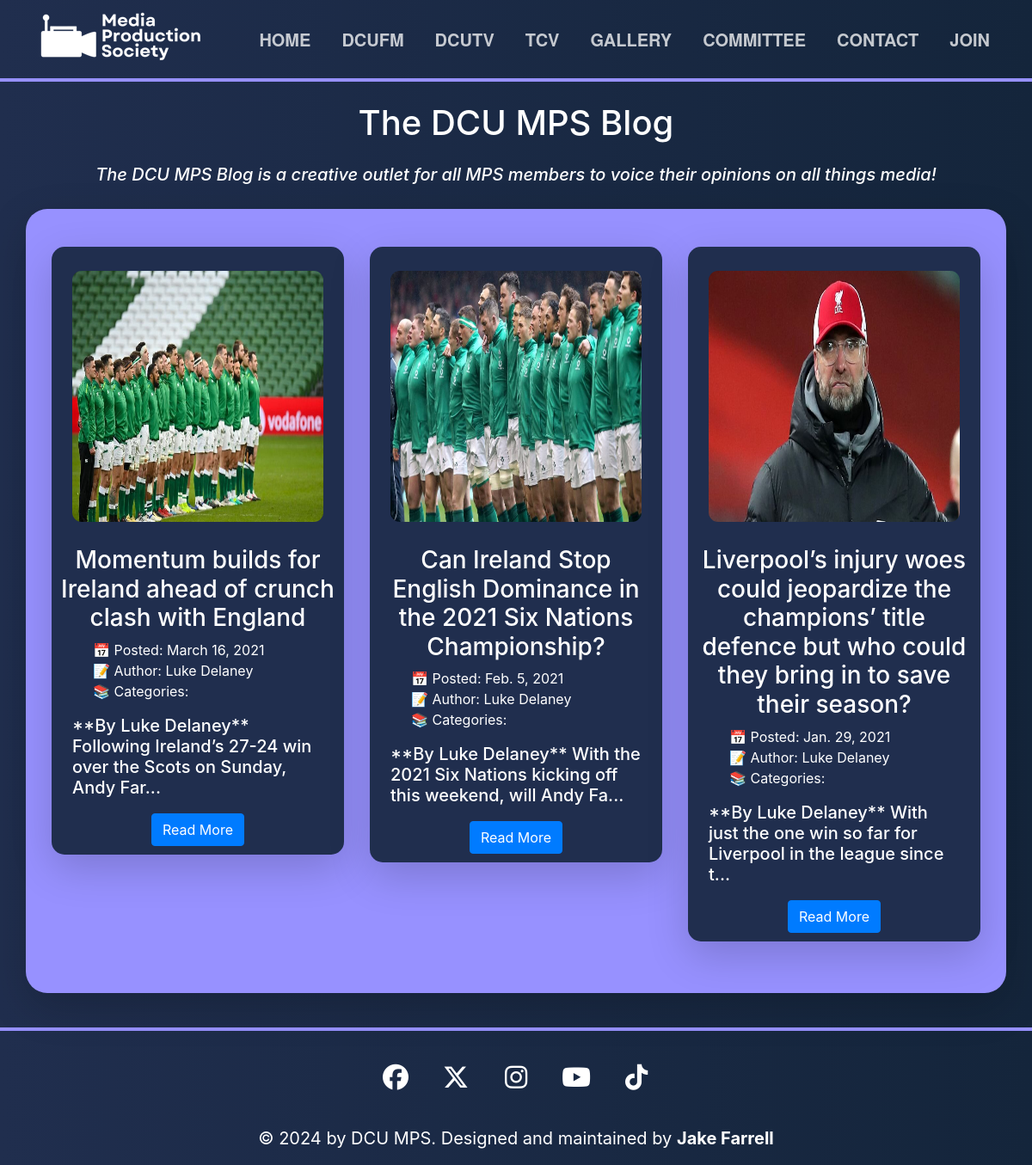
/blog/author/luke-delaney/, run on the app's committed database.
### mps_site/models.py (models this page shows, shortened)
class Post(models.Model):
    title = models.CharField(max_length=255)
    post_slug = models.SlugField(max_length=255, blank=True)
    author = models.ForeignKey(Author, on_delete=models.CASCADE)
    preview_image = models.CharField(max_length=255, default="assets/img/other/blank_event.png")
    body = models.TextField()
    created_on = models.DateTimeField(default=timezone.now)
    last_modified = models.DateTimeField(auto_now=True)
    categories = models.ManyToManyField("Category", related_name="posts")
    def __str__(self):
        return self.title

class Author(models.Model):
    name = models.CharField(max_length=255)
    author_slug = models.SlugField(max_length=255, blank=True)
    def __str__(self):
        return self.name

### mps_site/views.py (the view)
# urls.py: path("blog/author/<author>/", views.blog_author, name="blog_author"),
def blog_author(request, author):
    posts = Post.objects.filter(
        author__author_slug__contains=author
    ).order_by("-created_on")
    context = {
        "author": author,
        "page_name": posts,
        "posts": posts,
    }
    return render(request, "blog/author.html", context)

### mps_site/templates/blog/author.html (shortened to what this page needs)
{% extends "blog/index.html" %}

### mps_site/templates/blog/index.html (shortened to what this page needs)
{% extends 'base.html' %}
{% load static %}
{% block content %}
{% block page_content %}
    {% block posts %}
    <div class="container">
        <h1 class="my-4">The DCU MPS Blog</h1>
        <h5><i>The DCU MPS Blog is a creative outlet for all MPS members to voice their opinions on all things media!</h5></i>
        <div class="row justify-content-center">
          <div class="col-md-12 custom-box shadow-lg bg-body">
            <div class="center-contents">
              <div class="container mt-4">
                <div class="row">
        {% for post in posts %}
        <div class="col-md-4">
            <div class="committee-member shadow-lg bg-body" style="background-color: #202E4E; border-radius: 15px;">
              <a href="{% url 'blog_detail' post.post_slug %}"><img class="my-4" src="{% static post.preview_image %}" width="300px" height="300px" alt="MPS Sub-Group" style="aspect-ratio: 1 / 1; overflow: hidden;"></a>
              <h3 class="mx-2"><a href="{% url 'blog_detail' post.post_slug %}">{{ post.title | safe }}</a></h3>
              <ul class="mx-2" style="text-align: left; list-style: none;">
                <li>📅 Posted: {{ post.created_on.date }}</li>
                <li>📝 Author: <a href="{% url 'blog_author' post.author.author_slug %}">{{ post.author }}</a></li>
                <li>📚 Categories:
                </li>
                  </ul>
              <h5 class="mx-4" style="text-align: left;">{{ post.body | slice:":85" }}...</h5>
              <button class="btn btn-primary" style="margin-top: 10px; margin-bottom: 10px;"><a href="{% url 'blog_detail' post.post_slug %}" style="color: white;">Read More</a></button>
            </div>
          </div>
        {% endfor %}
                </div>
              </div>
            </div>
          </div>
        </div>
    </div>
    {% endblock posts %}
{% endblock page_content %}
{% endblock %}

### mps_site/static/css/style.css (style rules this page uses)
:root { --main-color: #202E4E; --secondary-color: #9791FF; --text-color: #ffffff; --hover-color: #FFE085; }
html { scroll-behavior: smooth; }
body { background-color: var(--main-color); }
h1 { text-align: center; color: var(--text-color); font-size: 60px; }
h3, h5 { text-align: center; color: var(--text-color); }
.custom-box { background-color: var(--secondary-color); color: var(--text-color); padding: 20px; margin: 20px; border-radius: 25px; }
.center-contents { text-align: center; }
a:link { color: var(--text-color); }
.container img { display: inline-block; vertical-align: middle; -webkit-transform: perspective(1px) translateZ(0); transform: perspective(1px) translateZ(0); box-shadow: 0 0 1px rgba(0, 0, 0, 0); -webkit-transition-duration: 0.3s; transition-duration: 0.3s; -webkit-transition-property: transform; transition-property: transform; }
.committee-member { text-align: center; margin-bottom: 40px; }
.committee-member img { max-width: 100%; width: 300px; height: 300px; height: auto; border-radius: 5%; margin-bottom: 30px; padding: 4px; }

### mps_site/templates/base.html (style rules this page uses)
body { background-image: linear-gradient(to right, #202E4E, rgb(20, 37, 59)) !important; margin: 0; }

### data on the page
Post: preview_image (picture), title "Momentum builds for Ireland ahead of crunch clash with England", created_on "March 16, 2021", author "Luke Delaney", body "**By Luke Delaney** Following Ireland’s 27-24 win over the Scots on Sunday, Andy Far"
Post: preview_image (picture), title "Can Ireland Stop English Dominance in the 2021 Six Nations Championship?", created_on "Feb. 5, 2021", author "Luke Delaney", body "**By Luke Delaney** With the 2021 Six Nations kicking off this weekend, will Andy Fa"
Post: preview_image (picture), title "Liverpool’s injury woes could jeopardize the champions’ title defence but who could they bring in to save their season?", created_on "Jan. 29, 2021", author "Luke Delaney", body "**By Luke Delaney** With just the one win so far for Liverpool in the league since t"
